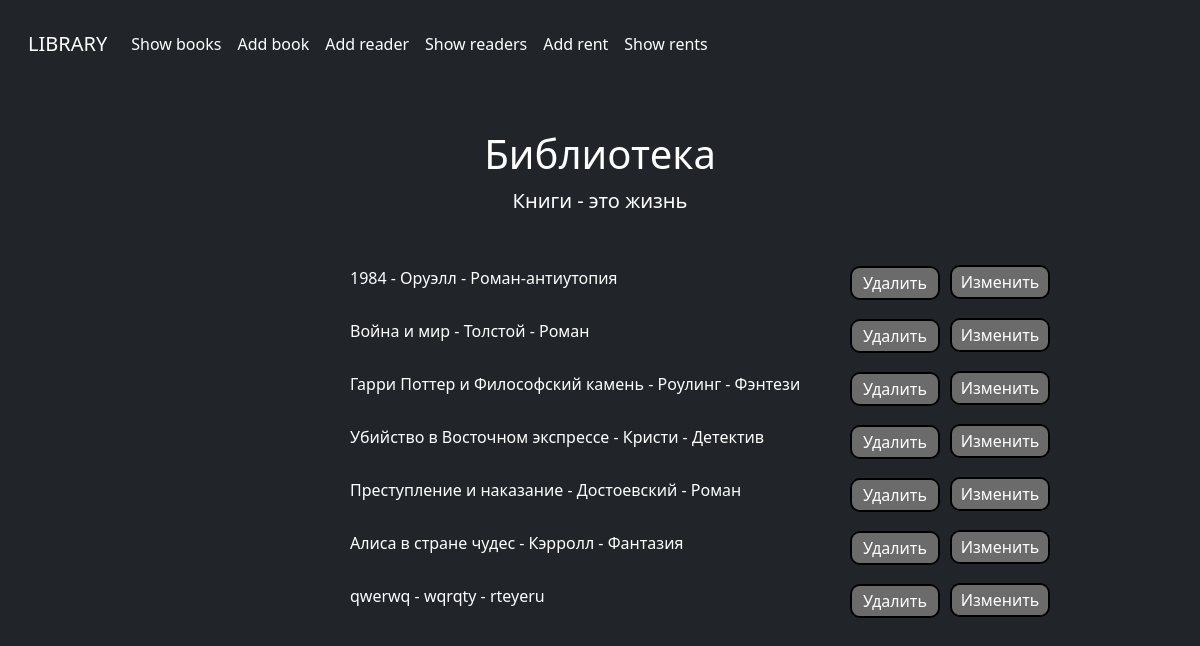
Page /showbooks/ on the earlier database version.
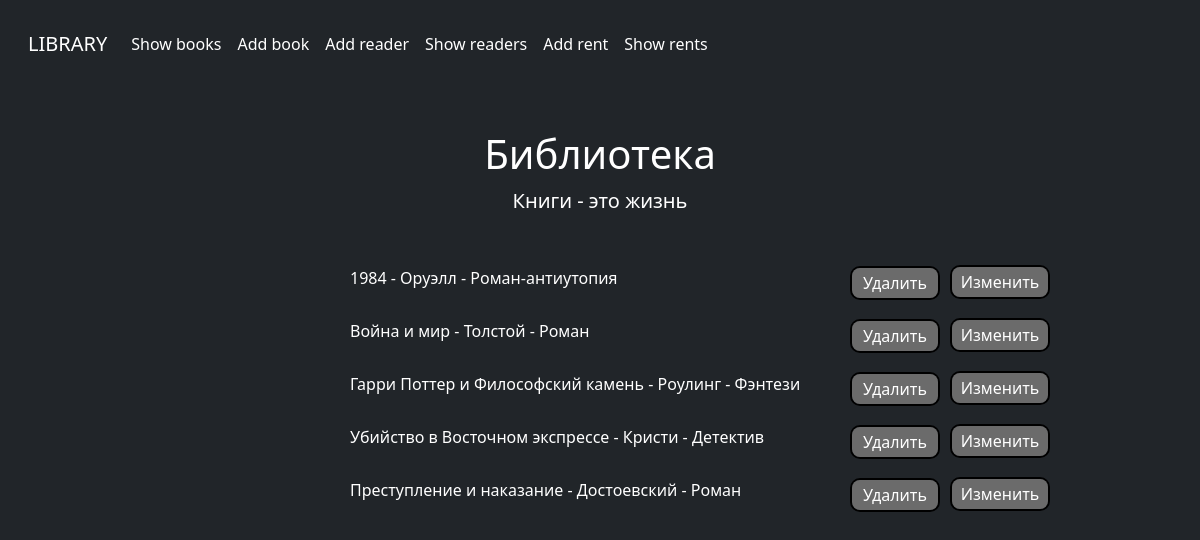
Same page on the later database version.
### library/models.py (models this page shows)
class Book(models.Model):
    title = models.CharField(max_length=50)
    author_name = models.CharField(max_length=50)
    author_surname = models.CharField(max_length=50)
    genre = models.CharField(max_length=50)
    publication_year = models.CharField(max_length=50)
    page_count = models.IntegerField()
    description = models.TextField()
    def __str__(self):
        return f"{self.title} - {self.author_surname} - {self.genre}"

### library/views.py (the view)
# urls.py: path('showbooks/', views.show_showbooks_page),
def show_showbooks_page(request):
    context = {"books": Book.objects.all()}
    try:
        Book.objects.filter(title=request.POST['delete']).delete()
    except:
        pass
    return render(request, "showBooks.html", context=context)

### templates/showBooks.html (shortened to what this page needs)
<!DOCTYPE html>
<html lang="en" class="h-100" data-bs-theme="dark">
<head>
  <link href="/docs/5.3/dist/css/bootstrap.min.css" rel="stylesheet">
  <link href="https://cdn.jsdelivr.net/npm/bootstrap@5.3.0-alpha3/dist/css/bootstrap.min.css" rel="stylesheet">
</head>
<body class="d-flex h-100 text-center text-bg-dark">
  <div class="cover-container d-flex w-100 h-100 p-3 mx-auto flex-column">
    <nav class="navbar navbar-expand navbar-dark bg-dark" aria-label="Second navbar example">
      <div class="container-fluid">
        <a class="navbar-brand" href="http://127.0.0.1:8000">LIBRARY</a>
        <div class="collapse navbar-collapse" id="navbarsExample02">
          <ul class="navbar-nav me-auto">
            <li class="nav-item">
              <a class="nav-link active" aria-current="page" href="http://127.0.0.1:8000/showbooks">Show books</a>
            </li>
            <li class="nav-item">
              <a class="nav-link active" aria-current="page" href="http://127.0.0.1:8000/addbook">Add book</a>
            </li>
            <li class="nav-item">
              <a class="nav-link active" aria-current="page" href="http://127.0.0.1:8000/addreader">Add reader</a>
            </li>
            <li class="nav-item">
              <a class="nav-link active" aria-current="page" href="http://127.0.0.1:8000/showreaders">Show readers</a>
            </li>
            <li class="nav-item">
              <a class="nav-link active" aria-current="page" href="http://127.0.0.1:8000/addrent">Add rent</a>
            </li>
            <li class="nav-item">
              <a class="nav-link active" aria-current="page" href="http://127.0.0.1:8000/showrents">Show rents</a>
            </li>
          </ul>
        </div>
      </div>
    </nav>
 <main class="px-3" style="padding-top: 5%;">
      <h1>Библиотека</h1>
      <p class="lead">Книги - это жизнь</p>
      <div style="height: 50px; width: 500px; margin: auto; margin-top: 50px;">
        {% if books %}
          {% for book in books %}
            <p style="text-align: left;">{{ book }}</p>
            <form class="delete" action="" method="post" style="margin: -40px -90px 10px 500px; display: flex; justify-content: flex-end;
            padding: 0px;
            border: 2px solid black;
            border-radius: 10px;
            button-decoration: none;
            ">
                    <button type="submit" style=" width: 100px; height:30px;background-color: none; border: none; border-radius: 8px;">Удалить</button>
            </form>
            <form class="update" action="" method="post" style="margin: -45px -200px 20px 600px; display: flex; justify-content: flex-end;padding: 0px;
            border: 2px solid black;
            border-radius: 10px;
            button-decoration: none;">
                    <button type="submit" style=" width: 100px; height:30px;background-color: none; border: none; border-radius: 8px;">Изменить</button>
            </form>
          {% endfor %}
        {% else %}
          <h1>Library, son...</h1>
        {% endif %}
      </div>
    </main>
  </div>
</body>
</html>

Differences in the rows shown:
removed Book: title+author_surname+genre "Алиса в стране чудес - Кэрролл - Фантазия"
removed Book: title+author_surname+genre "qwerwq - wqrqty - rteyeru"
